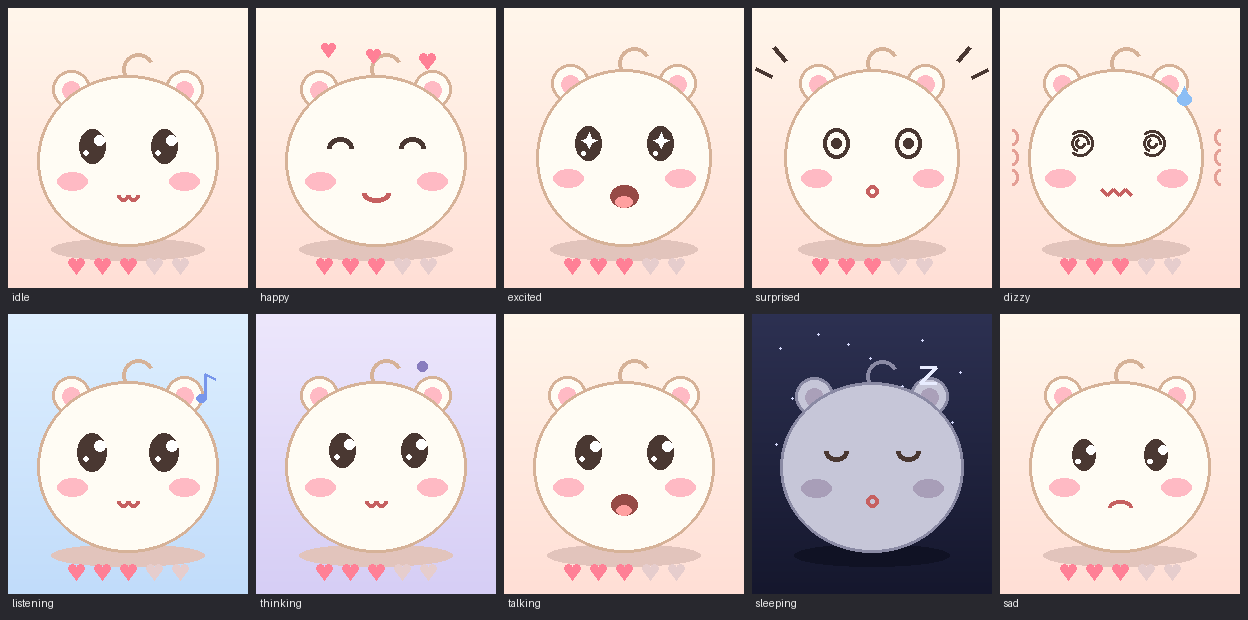

Generate this figure with Python:
#!/usr/bin/env python3
"""ローカルプレビュー: 全表情をグリッド1枚のPNGに描き出す（開発用）。"""
import os
import sys

from PIL import Image, ImageDraw

sys.path.insert(0, os.path.join(os.path.dirname(__file__), "app"))
import face  # noqa: E402

COLS = 5
SCALE = 1
PAD = 8

EXTRAS = {
    "idle": {"bond": 3},
    "happy": {"bond": 3, "hearts_t": 0.4},
    "talking": {"bond": 3, "mouth_open": True},
}


def main():
    exprs = face.EXPRESSIONS
    rows = (len(exprs) + COLS - 1) // COLS
    cw, ch = face.W * SCALE + PAD, face.H * SCALE + PAD + 18
    sheet = Image.new("RGB", (COLS * cw + PAD, rows * ch + PAD), (40, 40, 46))
    d = ImageDraw.Draw(sheet)
    for i, expr in enumerate(exprs):
        img = face.render(expr, frame=5, extras=EXTRAS.get(expr, {"bond": 3}))
        x = PAD + (i % COLS) * cw
        y = PAD + (i // COLS) * ch
        sheet.paste(img, (x, y))
        d.text((x + 4, y + face.H + 3), expr, fill=(240, 240, 240))
    out = os.path.join(os.path.dirname(__file__), "preview.png")
    sheet.save(out)
    print(out)


if __name__ == "__main__":
    main()
